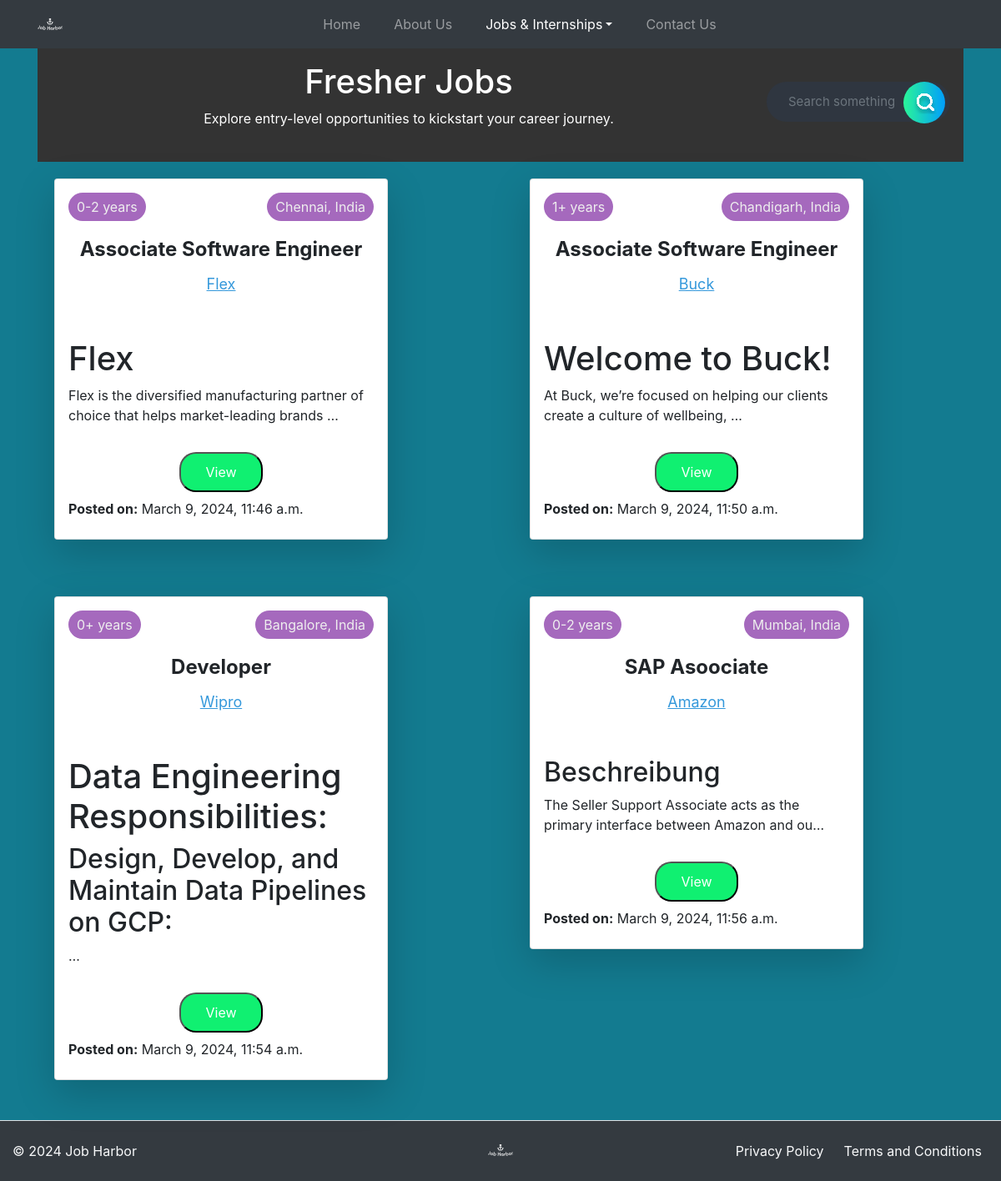
Screenshot of /fresher/ with the database file from the repository.
### fresher/models.py (models this page shows, shortened)
class Fresher(models.Model):
    sno = models.AutoField(primary_key=True)
    slug = models.CharField(max_length=50)
    company = models.CharField(max_length=50)
    profile = models.CharField(max_length=50)
    location = models.CharField(max_length=50)
    postTime = models.DateTimeField(default=timezone.now)
    description = models.TextField()
    experience = models.CharField(max_length=10)
    link = models.CharField(max_length=200)

### fresher/views.py (the view)
# urls.py: path('', views.freshersHome, name='freshersHome'),
def freshersHome(request):
    allPosts = Fresher.objects.all()
    context = {'allPosts':allPosts}
    return render(request, 'fresher/fresherHome.html', context)

### seasoned/templatetags/markdown_extras.py (called while the page is built)
@register.filter()
@stringfilter
def markdown(value):
    return md.markdown(value, extensions=['markdown.extensions.fenced_code'])

### templates/fresher/fresherHome.html (shortened to what this page needs)
{% extends "base.html" %}
{% block job %}active{% endblock job %}
{% block style %}
{% load static %}
    <link rel="stylesheet" href="{% static 'style1.css' %}">
{% endblock style %}
{% block body %}
<div class="container">
    <div class="pricing-header p-3 pb-md-4 mx-auto text-center" style="background-color: #333;">
        <div class="d-flex flex-wrap justify-content-center align-items-center">
            <div style="flex: 1;">
                <h1 style="color:white;">Fresher Jobs</h1>
                <p class="fs-5 text-body-secondary" style="color:white;">Explore entry-level opportunities to kickstart your career journey.</p>
            </div>
            <div class="searchBox">
                <form action="/fresher/search" method="get" class="d-flex">
                    <input class="searchInput form-control mr-2" type="text" name="query" id="query" placeholder="Search something">
                    <button class="searchButton btn btn-primary" type="submit">
                    </button>
                </form>
            </div>
        </div>
    </div>
</div>
<div class="container">
    <div class="row">
        {% load markdown_extras %}
        {% for posts in allPosts %}
        <div class="col-md-6">
            <div class="card card-1 shadow-lg p-3 mb-5 bg-body rounded">
                <div class="work-rate">
                    <p>{{ posts.experience }}</p>
                    <p>{{ posts.location }}</p>
                </div>
                <div class="pos-nd-loc">
                    <p class="job-title">{{ posts.profile }}</p>
                    <p class="location" style="font-size:18px;">{{ posts.company }}</p>
                </div>
                <p class="job-desc">
                    {{posts.description | truncatechars:100 | markdown | safe}}
                </p>
                <button class="job-toggle"><a style="color:white;" href="{{posts.slug}}">View</a></button>
                <p class="my-2"><b>Posted on:</b> {{posts.postTime}}</p>
            </div>
        </div>
        {% endfor %}
    </div>
</div>
{% endblock body %}

### templates/base.html (shortened to what this page needs)
<!doctype html>
<html lang="en">
  <head>
    <link rel="stylesheet" href="https://cdn.jsdelivr.net/npm/bootstrap@4.4.1/dist/css/bootstrap.min.css">
    {% block style %}{% endblock style %}
  </head>
  <body style="background-color:#137B90">
    <nav class="navbar navbar-expand-lg navbar-dark bg-dark">
      <div class="container justify-content-center">
          <a class="navbar-brand" href="/">
              {% load static %}
              <img src="{% static 'logo-no-background.svg' %}" width="30" height="30" alt="">
          </a>
          <div class="collapse navbar-collapse justify-content-center" id="navbarsExample07">
              <ul class="navbar-nav mx-4">
                  <li class="nav-item {% block home %}{% endblock home %}">
                      <a class="nav-link" href="/">Home <span class="sr-only">(current)</span></a>
                  </li>
                  <li class="nav-item ml-4">
                      <a class="nav-link {% block about %}{% endblock about %}" href="/about">About Us</a>
                  </li>
                  <li class="nav-item dropdown ml-4">
                      <a class="nav-link dropdown-toggle {% block job %}{% endblock job %}" href="http://example.com" id="dropdown07" data-toggle="dropdown" aria-haspopup="true" aria-expanded="false">Jobs & Internships</a>
                  </li>
                  <li class="nav-item ml-4">
                      <a class="nav-link {% block contact %}{% endblock contact %}" href="/contact">Contact Us</a>
                  </li>
              </ul>
          </div>
      </div>
  </nav>
    {% block body %}{% endblock body %}
      <footer class="d-flex flex-wrap justify-content-between align-items-center py-3 border-top bg-dark">
      <p class="col-md-4 mb-0 text-light">© 2024 Job Harbor</p>
      <a href="/" class="col-md-4 d-flex align-items-center justify-content-center mb-3 mb-md-0 me-md-auto link-dark text-decoration-none">
        {% load static %}
            <img src="{% static 'logo-no-background.svg' %}" width="30" height="30" alt="">
      </a>
      <ul class="nav col-md-4 justify-content-end">
        <li class="nav-item {% block pp %}{% endblock pp %}"><a href="/pp" class="nav-link px-2 text-light mx-2">Privacy Policy</a></li>
        <li class="nav-item {% block tnc %}{% endblock tnc %}"><a href="/tnc" class="nav-link px-2 text-light">Terms and Conditions</a></li>
      </ul>
    </footer>
  </body>
</html>

### static/style1.css (style rules this page uses)
.card { flex-basis: calc(50% - 40px); margin: 20px; padding: 30px; max-width: 400px; background-color: white; box-shadow: 0px 0px 30px -7px #525d6b; display: flex; flex-direction: column; }
.card .work-rate { display: flex; justify-content: space-between; align-items: center; }
.card .work-rate p { color: #eee; background-color: #A569BD; padding: 5px 10px; border-radius: 20px; }
.card .pos-nd-loc p:first-child { text-align: center; font-size: 24px; font-weight: bold; margin-bottom: 10px; }
.card .pos-nd-loc p:last-child { color: #3498DB; text-align: center; text-decoration: underline; }
.card .job-desc { padding: 10px 20px; line-height: 1.3; }
.card .job-toggle { margin: auto; padding: 10px 20px; text-align: center; width: 100px; align-self: center; background-color: #10f071; color: white; border-radius: 20px; cursor: pointer; }
.searchBox { display: flex; max-width: 220px; align-items: center; justify-content: space-evenly; gap: 8px; background: #2f3640; border-radius: 50px; position: relative; }
.searchButton { color: white; position: absolute; right: 6px; width: 50px; height: 50px; border-radius: 50%; background: var(--gradient-2, linear-gradient(90deg, #2AF598 0%, #009EFD 100%)); border: 0; display: inline-block; transition: all 300ms cubic-bezier(.23, 1, 0.32, 1); }
.searchInput { border: none; background: none; outline: none; color: white; font-size: 15px; padding: 24px 46px 24px 26px; }

### rows the page displays
Fresher: experience "0-2 years", location "Chennai, India", profile "Associate Software Engineer", company "Flex", description "Flex Flex is the diversified manufacturing partner of choice that helps market-leading brands …", postTime "March 9, 2024, 11:46 a.m."
Fresher: experience "1+ years", location "Chandigarh, India", profile "Associate Software Engineer", company "Buck", description "Welcome to Buck! At Buck, we’re focused on helping our clients create a culture of wellbeing, …", postTime "March 9, 2024, 11:50 a.m."
Fresher: experience "0+ years", location "Bangalore, India", profile "Developer", company "Wipro", description "Data Engineering Responsibilities: Design, Develop, and Maintain Data Pipelines on GCP: …", postTime "March 9, 2024, 11:54 a.m."
Fresher: experience "0-2 years", location "Mumbai, India", profile "SAP Asoociate", company "Amazon", description "Beschreibung The Seller Support Associate acts as the primary interface between Amazon and ou…", postTime "March 9, 2024, 11:56 a.m."
